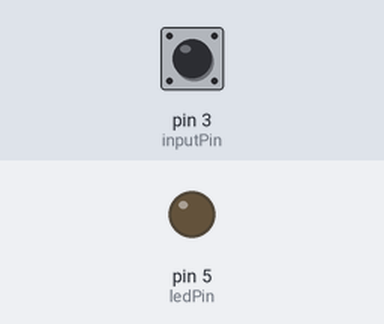
A sketch run on a simulated Arduino Uno, built with avr-gcc and run on an emulated ATmega328P. Parts: output pins drawn as LEDs (lit = HIGH). Dashed ring = blinking. The test bench sets the inputs (shaded band); at power-on: pin 3 (inputPin) HIGH. What the sketch prints to the serial monitor is not drawn.

Above: at 1.2 s.
1.3 s: pin 3 (inputPin) pulled LOW for 0.15 s
At 1.37 s:
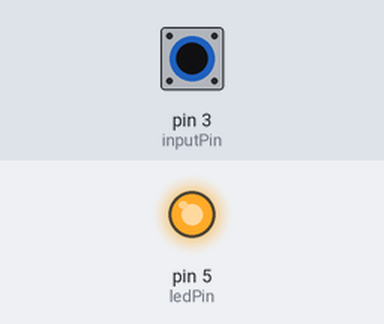
2.9 s: pin 3 (inputPin) pulled LOW for 1 s
At 5.1 s:
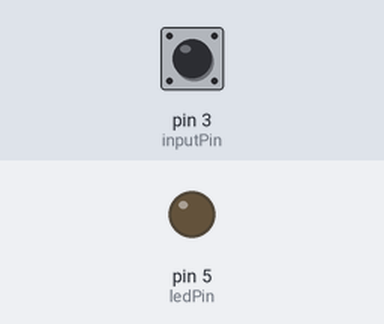
5.8 s: pin 3 (inputPin) pulled LOW for 3.2 s
At 6.6 s:
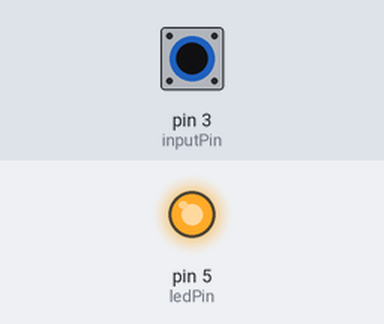
10.5 s: pin 3 (inputPin) pulsed LOW 2 times (0.12 s each, 0.3 s apart)
At 10.56 s:
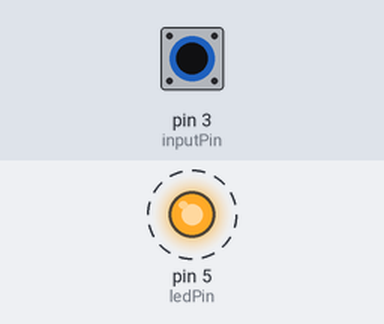
Timing chart, 0 to 13.5 s (numbered marks = the images above; inputs shaded):
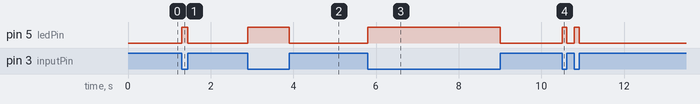

The sketch:

main.ino
```cpp
unsigned long signa,t1,t2;   //time for which button is pressed
int inputPin = 3;                 //input pin for push button
int ledPin = 5;                   //outpu pin for LED
String code = "";               //string in which one alphabet is stored
String ip = "";

void setup()
  {
    Serial.begin(9600);
    pinMode(inputPin, INPUT_PULLUP); //internal pullup resistor is used to simplify the circuit
    pinMode(ledPin,OUTPUT);
  }

void loop()
  {
  NextMorse:
    while (digitalRead(inputPin) == HIGH) {}
    t1 = millis();                            //time at button press
    digitalWrite(ledPin, HIGH);//LED on while button pressed

    while (digitalRead(inputPin) == LOW) {}
    t2 = millis();                            //time at button release
    digitalWrite(ledPin, LOW);                //LED off on button release

    signa = t2 - t1;                     //time for which button is pressed
    if (signa > 50)                      //to account for switch debouncing
      {
        code += readio();                       //function to read dot or dash
      }
    while ((millis() - t2) < 500)           //if time between button press greater than 0.5sec, skip loop and go to next alphabet
      {
        if (digitalRead(inputPin) == LOW)
          {
            goto NextMorse;
          }
      }
    conv();           //function to decipher code into alphabet
    //Serial.println(ip);
  }

char readio()
  {
    if (signa < 500 && signa > 50)
      {
        return '.';                        //if button press less than 0.5sec, it is a dot
      }
    else if (signa > 500)
      {
        return '-';                        //if button press more than 0.5sec, it is a dash
      }
  }

void conv()
  {
    static String letters[] = {".-", "-...", "-.-.", "-..", ".", "..-.", "--.", "....", "..", ".---", "-.-", ".-..", "--", "-.", "---", ".--.", "--.-",
                               ".-.", "...", "-", "..-", "...-", ".--", "-..-", "-.--", "--..", "WOW"};
    int i = 0;
    if (code == ".-.-.-")
      {
        //Serial.print(".");        //for break
        ip = ip+".";
      }
    else
      {
        while (letters[i] != "WOW")  //loop for comparing input code with letters array
          {
            if (letters[i] == code)
              {
                Serial.print(char('A' + i));
                ip=ip+(char('A'+i));
                break;
              }
              i++;
          }
        //if (letters[i] == "E")
          //{
            //Serial.println("<Wrong input>");  //if input code doesn't match any letter, error
          //}
      }
    code = "";                            //reset code to blank string
  }
```

Measured:
- after the input at 1.3 s, pin 5 (ledPin): LOW → HIGH at once, → LOW 0.15 s later
- after the input at 2.9 s, pin 5 (ledPin): LOW → HIGH at once, → LOW 1.0 s later
- after the input at 5.8 s, pin 5 (ledPin): LOW → HIGH at once, → LOW 3.2 s later
- after the input at 10.5 s, pin 5 (ledPin): alternates HIGH for 0.12 s and LOW for 0.18 s, 4 changes in all, then stays LOW, starting at once
